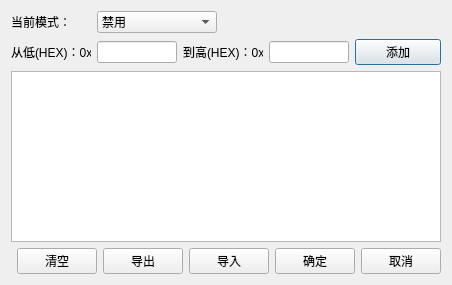
<?xml version="1.0" encoding="UTF-8"?>
<ui version="4.0">
 <class>FilterDialog</class>
 <widget class="QDialog" name="FilterDialog">
  <property name="geometry">
   <rect>
    <x>0</x>
    <y>0</y>
    <width>452</width>
    <height>285</height>
   </rect>
  </property>
  <property name="windowTitle">
   <string>Dialog</string>
  </property>
  <layout class="QVBoxLayout" name="verticalLayout">
   <item>
    <layout class="QHBoxLayout" name="horizontalLayout">
     <item>
      <widget class="QLabel" name="currentModeLabel">
       <property name="minimumSize">
        <size>
         <width>80</width>
         <height>0</height>
        </size>
       </property>
       <property name="maximumSize">
        <size>
         <width>80</width>
         <height>16777215</height>
        </size>
       </property>
       <property name="text">
        <string>当前模式：</string>
       </property>
      </widget>
     </item>
     <item>
      <widget class="QComboBox" name="currentModeComboBox">
       <property name="minimumSize">
        <size>
         <width>120</width>
         <height>0</height>
        </size>
       </property>
       <property name="maximumSize">
        <size>
         <width>120</width>
         <height>16777215</height>
        </size>
       </property>
       <item>
        <property name="text">
         <string>禁用</string>
        </property>
       </item>
       <item>
        <property name="text">
         <string>不接收的IDs</string>
        </property>
       </item>
       <item>
        <property name="text">
         <string>仅接收的IDs</string>
        </property>
       </item>
      </widget>
     </item>
     <item>
      <spacer name="horizontalSpacer">
       <property name="orientation">
        <enum>Qt::Horizontal</enum>
       </property>
       <property name="sizeHint" stdset="0">
        <size>
         <width>40</width>
         <height>20</height>
        </size>
       </property>
      </spacer>
     </item>
    </layout>
   </item>
   <item>
    <layout class="QHBoxLayout" name="addHorizontalLayout">
     <item>
      <widget class="QLabel" name="fromLowHexLabel">
       <property name="minimumSize">
        <size>
         <width>80</width>
         <height>0</height>
        </size>
       </property>
       <property name="maximumSize">
        <size>
         <width>80</width>
         <height>16777215</height>
        </size>
       </property>
       <property name="text">
        <string>从低(HEX)：0x</string>
       </property>
      </widget>
     </item>
     <item>
      <widget class="QLineEdit" name="fromLowHexLineEdit">
       <property name="minimumSize">
        <size>
         <width>80</width>
         <height>0</height>
        </size>
       </property>
       <property name="maximumSize">
        <size>
         <width>80</width>
         <height>16777215</height>
        </size>
       </property>
      </widget>
     </item>
     <item>
      <widget class="QLabel" name="toHighHexLabel">
       <property name="minimumSize">
        <size>
         <width>80</width>
         <height>0</height>
        </size>
       </property>
       <property name="maximumSize">
        <size>
         <width>80</width>
         <height>16777215</height>
        </size>
       </property>
       <property name="text">
        <string>到高(HEX)：0x</string>
       </property>
      </widget>
     </item>
     <item>
      <widget class="QLineEdit" name="toHighHexLineEdit">
       <property name="minimumSize">
        <size>
         <width>80</width>
         <height>0</height>
        </size>
       </property>
       <property name="maximumSize">
        <size>
         <width>80</width>
         <height>16777215</height>
        </size>
       </property>
      </widget>
     </item>
     <item>
      <widget class="QPushButton" name="additionButton">
       <property name="text">
        <string>添加</string>
       </property>
      </widget>
     </item>
    </layout>
   </item>
   <item>
    <widget class="QTableWidget" name="filterTableWidget"/>
   </item>
   <item>
    <layout class="QHBoxLayout" name="horizontalLayout_2">
     <item>
      <spacer name="horizontalSpacer_2">
       <property name="orientation">
        <enum>Qt::Horizontal</enum>
       </property>
       <property name="sizeHint" stdset="0">
        <size>
         <width>40</width>
         <height>20</height>
        </size>
       </property>
      </spacer>
     </item>
     <item>
      <widget class="QPushButton" name="clearButton">
       <property name="text">
        <string>清空</string>
       </property>
      </widget>
     </item>
     <item>
      <widget class="QPushButton" name="exportButton">
       <property name="text">
        <string>导出</string>
       </property>
      </widget>
     </item>
     <item>
      <widget class="QPushButton" name="importButton">
       <property name="text">
        <string>导入</string>
       </property>
      </widget>
     </item>
     <item>
      <widget class="QPushButton" name="okButton">
       <property name="text">
        <string>确定</string>
       </property>
      </widget>
     </item>
     <item>
      <widget class="QPushButton" name="cancelButton">
       <property name="text">
        <string>取消</string>
       </property>
      </widget>
     </item>
    </layout>
   </item>
  </layout>
 </widget>
 <resources/>
 <connections/>
</ui>
